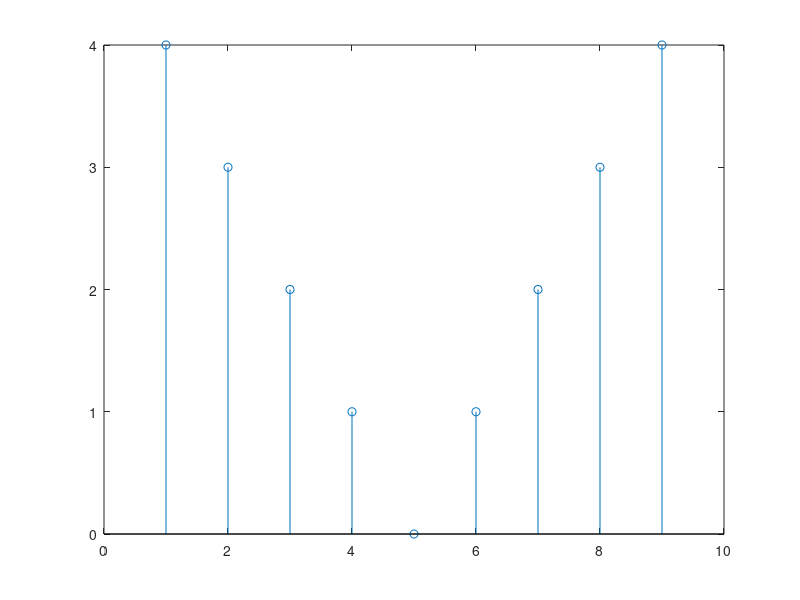

Here is the MATLAB script that generated this plot: (Note: this script raises an error after producing the figure.)
clear;
Y = [0 1 2 3 4 3 2 1 0];
axesHandle = axes();
stemHandle = stem(axesHandle,Y);
Y2 = [4 3 2 1 0 1 2 3 4];
set(stemHandle,'YData',Y2);
import Filters.*;
obj = HighpassFilter();
obj.filter(Y2);
%set(axesHandle,'YLim',[min(obj.Data) max(obj.Data)]);
set(axesHandle,'ALimMode','auto');
for i=1:50
%    obj.filter(obj.Data);
    set(stemHandle,'YData',rand(1,50)*rand());
    pause(0.1);
end
